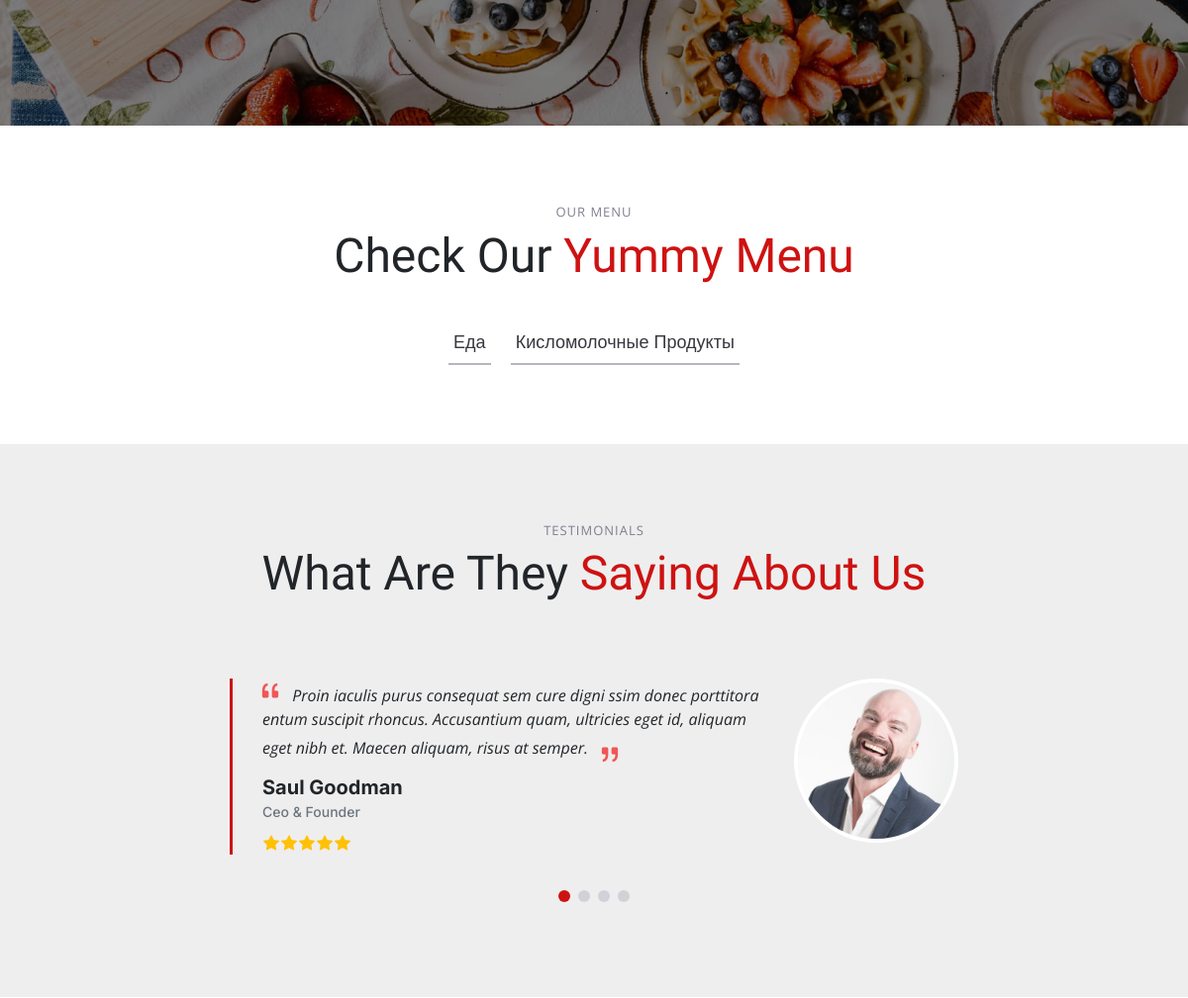
Before: / (middle part) with the older database file.
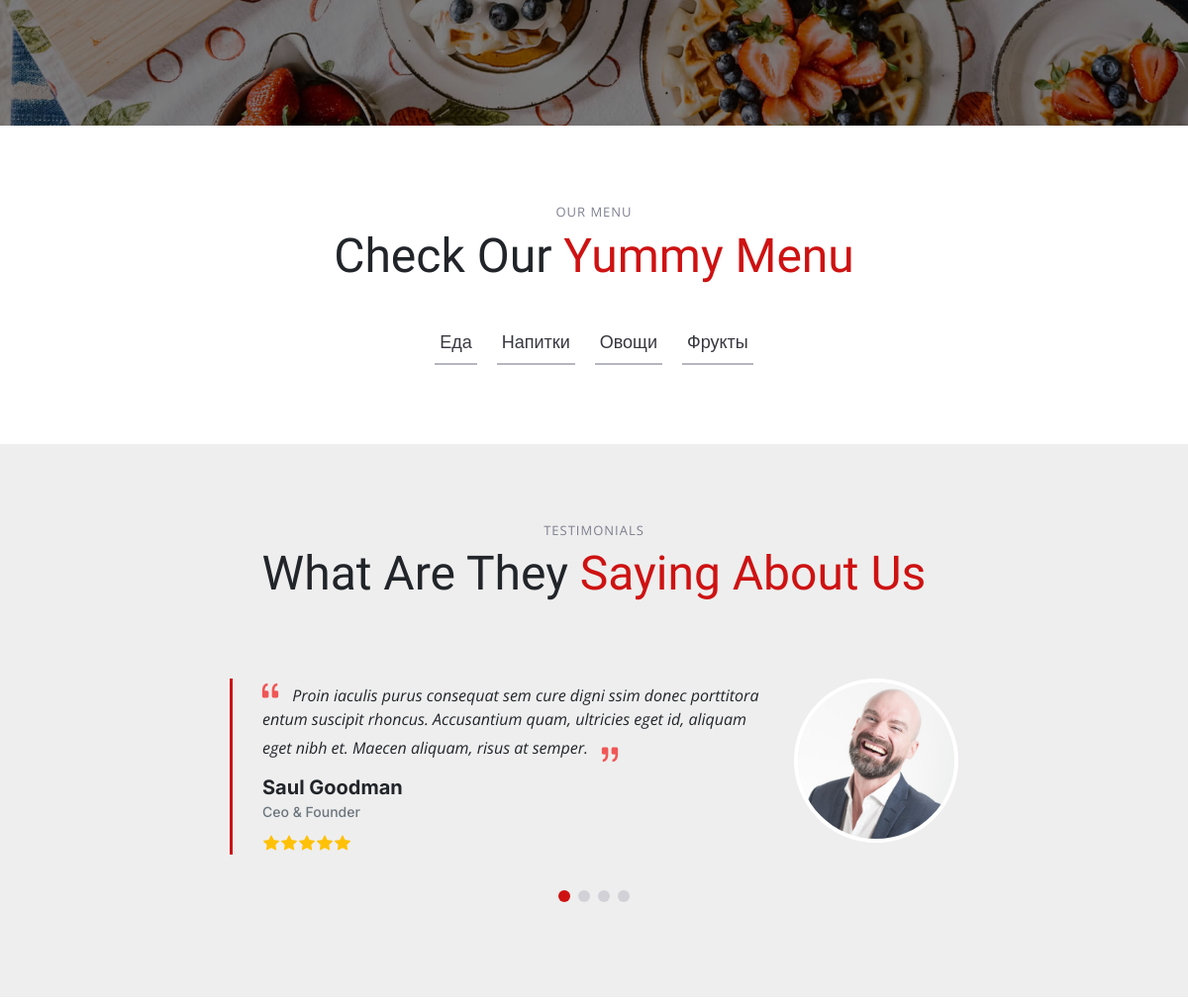
After: the same page with the newer database file.
### app/models.py (models this page shows, shortened)
class Category(models.Model):
    name = models.CharField(
        max_length=24,
        verbose_name='название',
        help_text='Макс. 24 символа'
    )
    parent = models.ForeignKey(
        'Category',
        on_delete=models.CASCADE,
        blank=True, null=True,
        verbose_name='род. категория'
    )
    descr = models.CharField(
        max_length=140,
        blank=True,
        null=True,
        verbose_name='описание',
        help_text='Макс. 24 символа'
    )
    is_published = models.BooleanField(
        default=False,
        verbose_name='публикация'
    )
    class Meta:
        db_table = 'app_categories'
        verbose_name = 'категория'
        verbose_name_plural = 'категории'
        ordering = ('is_published', 'name')

### app/views.py (the view, shortened to what this page needs)
# urls.py: path('', ProductView.as_view()),
class ProductView(ListView):
    model = Category
    template_name = 'app/index.html'
    context_object_name = 'products'
    object_list = None
    def get_context_data(self, *, object_list=None, **kwargs):
        content = super(ProductView, self).get_context_data()
        categories = Category.objects.all().order_by('name')
        content.update({
        'categories': categories,
        'contact_form': ContactForm,
        'contact_error': None
        })
        return content
    def get_queryset(self):
        return Product.objects.filter(is_published=True).select_related('category')

### app/templates/app/index.html (shortened to what this page needs)
{% extends "app/base.html"%}
{% block content %}
  <main id="main">
    <section id="stats-counter" class="stats-counter">
      <div class="container" data-aos="zoom-out">
        <div class="row gy-4">
          <div class="col-lg-3 col-md-6">
            <div class="stats-item text-center w-100 h-100">
            </div>
          </div>
          <div class="col-lg-3 col-md-6">
            <div class="stats-item text-center w-100 h-100">
            </div>
          </div>
          <div class="col-lg-3 col-md-6">
            <div class="stats-item text-center w-100 h-100">
            </div>
          </div>
          <div class="col-lg-3 col-md-6">
            <div class="stats-item text-center w-100 h-100">
            </div>
          </div>
        </div>
      </div>
    </section>
    {% include "app/menu.html" %}
    <section id="testimonials" class="testimonials section-bg">
      <div class="container" data-aos="fade-up">
        <div class="section-header">
          <h2>Testimonials</h2>
          <p>What Are They <span>Saying About Us</span></p>
        </div>
        <div class="slides-1 swiper" data-aos="fade-up" data-aos-delay="100">
          <div class="swiper-wrapper">
            <div class="swiper-slide">
              <div class="testimonial-item">
                <div class="row gy-4 justify-content-center">
                  <div class="col-lg-6">
                    <div class="testimonial-content">
                      <p>
                        <i class="bi bi-quote quote-icon-left"></i>
                        Proin iaculis purus consequat sem cure digni ssim donec porttitora entum suscipit rhoncus. Accusantium quam, ultricies eget id, aliquam eget nibh et. Maecen aliquam, risus at semper.
                        <i class="bi bi-quote quote-icon-right"></i>
                      </p>
                      <h3>Saul Goodman</h3>
                      <h4>Ceo &amp; Founder</h4>
                      <div class="stars">
                        <i class="bi bi-star-fill"></i><i class="bi bi-star-fill"></i><i class="bi bi-star-fill"></i><i class="bi bi-star-fill"></i><i class="bi bi-star-fill"></i>
                      </div>
                    </div>
                  </div>
                  <div class="col-lg-2 text-center">
                    <img src="assets/img/testimonials/testimonials-1.jpg" class="img-fluid testimonial-img" alt="">
                  </div>
                </div>
              </div>
            </div>
            <div class="swiper-slide">
              <div class="testimonial-item">
                <div class="row gy-4 justify-content-center">
                </div>
              </div>
            </div>
            <div class="swiper-slide">
              <div class="testimonial-item">
                <div class="row gy-4 justify-content-center">
                </div>
              </div>
            </div>
          </div>
          <div class="swiper-pagination"></div>
        </div>
      </div>
    </section>
  </main>
{% endblock %}

### app/templates/app/base.html (shortened to what this page needs)
{% load static %}
<!DOCTYPE html>
<html lang="en">
<head>
  <link href="{% static 'vendor/bootstrap/css/bootstrap.min.css' %}" rel="stylesheet">
  <link href="{% static 'vendor/bootstrap-icons/bootstrap-icons.css' %}" rel="stylesheet">
  <link href="{% static 'vendor/aos/aos.css' %}" rel="stylesheet">
  <link href="{% static 'vendor/glightbox/css/glightbox.min.css' %}" rel="stylesheet">
  <link href="{% static 'vendor/swiper/swiper-bundle.min.css' %}" rel="stylesheet">
  <link href="{% static 'css/main.css' %}" rel="stylesheet">
</head>
<body>
{% block content %}{% endblock %}
</body>
</html>

### app/templates/app/menu.html (shortened to what this page needs)
    {% load static %}
    <section id="menu" class="menu">
      <div class="container" data-aos="fade-up">
        <div class="section-header">
          <h2>Our Menu</h2>
          <p>Check Our <span>Yummy Menu</span></p>
        </div>
        <ul class="nav nav-tabs d-flex justify-content-center" data-aos="fade-up" data-aos-delay="200">
          {% for category in categories %}
          <li class="nav-item">
            <a class="nav-link" data-bs-toggle="tab" data-bs-target="#menu-{{ category.name|lower }}">
              <h4>{{ category.name|title }}</h4>
            </a>
          </li>
          {% endfor %}
        </ul>
      </div>
    </section>

### static/css/main.css (style rules this page uses)
:root { --font-default: "Open Sans", system-ui, -apple-system, "Segoe UI", Roboto, "Helvetica Neue", Arial, "Noto Sans", "Liberation Sans", sans-serif, "Apple Color Emoji", "Segoe UI Emoji", "Segoe UI Symbol", "Noto Color Emoji"; --font-primary: "Amatic SC", sans-serif; --font-secondary: "Inter", sans-serif; }
:root { --color-default: #212529; --color-primary: #ce1212; --color-secondary: #37373f; }
:root { scroll-behavior: smooth; }
body { font-family: var(--font-default); color: var(--color-default); }
a { color: var(--color-primary); text-decoration: none; }
h1, h2, h3, h4, h5, h6 { font-family: var(--font-secondary); }
section { overflow: hidden; padding: 80px 0; }
.section-bg { background-color: #eee; }
.section-header { text-align: center; padding-bottom: 30px; }
.section-header h2 { font-size: 13px; letter-spacing: 1px; font-weight: 400; margin: 0; padding: 0; color: #7f7f90; text-transform: uppercase; font-family: var(--font-default); }
.section-header p { margin: 0; font-size: 48px; font-weight: 400; font-family: var(--font-primary); }
.section-header p span { color: var(--color-primary); }
section { scroll-margin-top: 90px; }
.stats-counter { background: linear-gradient(rgba(0, 0, 0, 0.5), rgba(0, 0, 0, 0.5)), url("../img/stats-bg.jpg") center center; background-size: cover; padding: 100px 0; }
.stats-counter .stats-item { padding: 30px; width: 100%; }
.menu .nav-tabs { border: 0; }
.menu .nav-link { margin: 0 10px; padding: 10px 5px; transition: 0.3s; color: var(--color-secondary); border-radius: 0; cursor: pointer; height: 100%; border: 0; border-bottom: 2px solid #b6b6bf; }
.menu .nav-link h4 { font-size: 18px; font-weight: 400; margin: 0; font-family: var(--font-secondary); }
.testimonials .section-header { margin-bottom: 40px; }
.testimonials .testimonial-item .testimonial-content { border-left: 3px solid var(--color-primary); padding-left: 30px; }
.testimonials .testimonial-item .testimonial-img { border-radius: 50%; border: 4px solid #fff; margin: 0 auto; }
.testimonials .testimonial-item h3 { font-size: 20px; font-weight: bold; margin: 10px 0 5px 0; color: var(--color-default); font-family: var(--font-secondary); }
.testimonials .testimonial-item h4 { font-size: 14px; color: #6c757d; margin: 0 0 10px 0; font-family: var(--font-secondary); }
.testimonials .testimonial-item .stars i { color: #ffc107; margin: 0 1px; }
.testimonials .testimonial-item .quote-icon-left, .testimonials .testimonial-item .quote-icon-right { color: #f05656; font-size: 26px; line-height: 0; }
.testimonials .testimonial-item .quote-icon-left { display: inline-block; left: -5px; position: relative; }
.testimonials .testimonial-item .quote-icon-right { display: inline-block; right: -5px; position: relative; top: 10px; transform: scale(-1, -1); }
.testimonials .testimonial-item p { font-style: italic; }
.testimonials .swiper-pagination { margin-top: 40px; position: relative; }

Changed rows visible on the page:
removed Category: name "Кисломолочные Продукты"
added Category: name "Напитки"
added Category: name "Овощи"
added Category: name "Фрукты"
